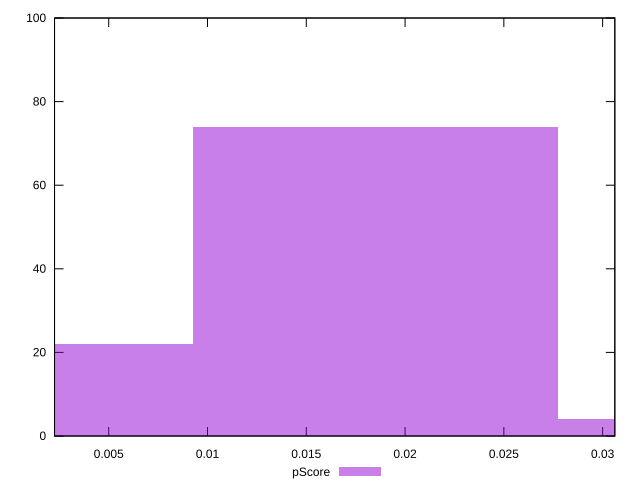

The script that saved this image:
reset

$pScore <<EOF
0.018487050159066706 74
0 22
0.03697410031813341 4
EOF

set key outside below
set boxwidth 0.018487050159066706
set xrange [0.0022569127382285337:0.03061704384400582]
set yrange [0:100]
set trange [0:100]
set style fill transparent solid 0.5 noborder
set terminal svg size 640, 490 enhanced background rgb 'white'
set output "report_00013_2021-02-09T12-04-24.940Z/cumulative-layout-shift/samples/pages/pScore/histogram.svg"

plot $pScore title "pScore" with boxes

reset
